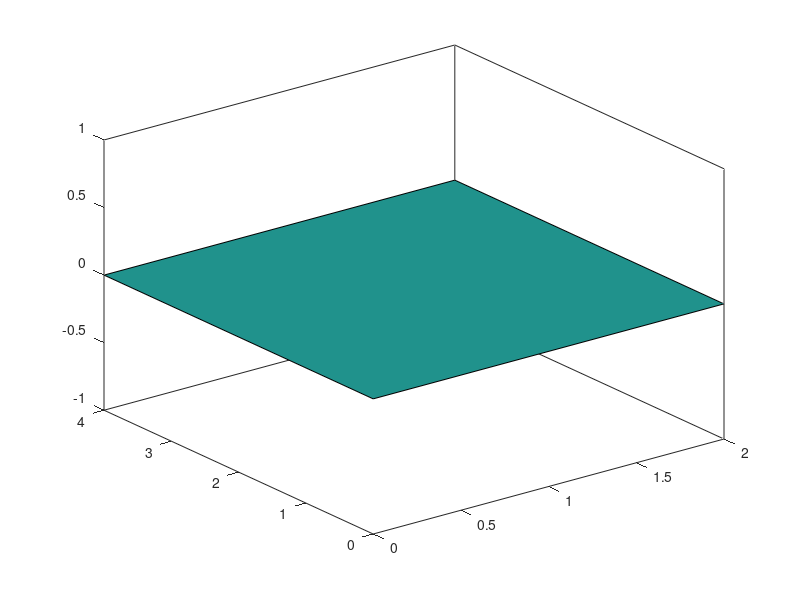

Write MATLAB code to recreate this figure. (Note: this script raises an error after producing the figure.)
%httv://www.matrixlab-examvles.com/3d-volygon.html
close all;

v1 = [0 0 0];
v2 = [2 0 0];
v3 = [2 4 0];
v4 = [0 4 0];
x = [v1(1) v2(1) v3(1) v4(1)]
y = [v1(2) v2(2) v3(2) v4(2)]
z = [v1(3) v2(3) v3(3) v4(3)]
pa=fill3(x, y, z, 1)
pa.FaceAlpha=0.1;
v=pa
v.FaceVertexAlphaData=[1,2,3,4]
xlabel('x'); ylabel('y'); zlabel('z');
grid;
hold on
